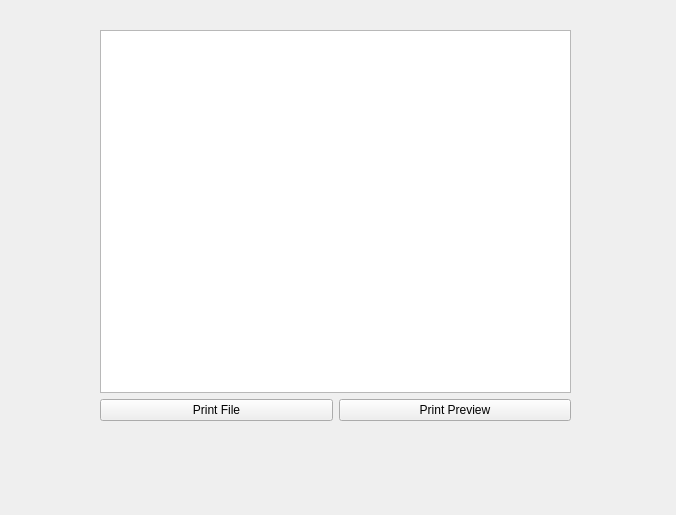
<?xml version="1.0" encoding="UTF-8"?>
<ui version="4.0">
 <class>Form</class>
 <widget class="QWidget" name="Form">
  <property name="geometry">
   <rect>
    <x>0</x>
    <y>0</y>
    <width>676</width>
    <height>515</height>
   </rect>
  </property>
  <property name="windowTitle">
   <string>Form</string>
  </property>
  <widget class="QWidget" name="verticalLayoutWidget">
   <property name="geometry">
    <rect>
     <x>100</x>
     <y>30</y>
     <width>471</width>
     <height>391</height>
    </rect>
   </property>
   <layout class="QVBoxLayout" name="verticalLayout">
    <item>
     <widget class="QTextEdit" name="textEdit"/>
    </item>
    <item>
     <layout class="QHBoxLayout" name="horizontalLayout">
      <item>
       <widget class="QPushButton" name="pushButton_2">
        <property name="text">
         <string>Print File</string>
        </property>
       </widget>
      </item>
      <item>
       <widget class="QPushButton" name="pushButton">
        <property name="text">
         <string>Print Preview</string>
        </property>
       </widget>
      </item>
     </layout>
    </item>
   </layout>
  </widget>
 </widget>
 <resources/>
 <connections/>
</ui>
